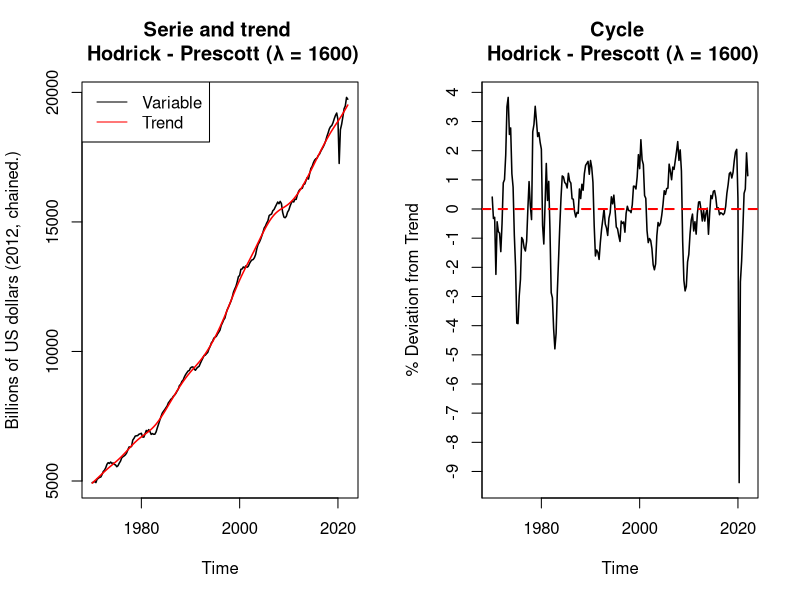

R code for this plot:
# Hodrick - Prescott decomposition for univariate time series

# Written by: Jorge Paredes on May, 2022.

# Inspired by the first problem set of intermediate macroeconomics lectured at USFQ by Carlos Uribe

# Preamble ----
invisible(lapply(c("readr","tidyverse", "lubridate", "data.table"), library, character.only=T))

home <- "C:/Users/jparedesm/iCloudDrive/Desktop/Papers/Time Series/Univariate/Hodrick Prescott/Data"
laptop <- "C:/Users/jpare/iCloudDrive/Desktop/Papers/Time Series/Univariate/Hodrick Prescott/Data"
setwd(home)
wd <- getwd()

rm(home, laptop)

# Data ----
# I used the Real Gross Domestic Product for the U.S. Billions of Chained 2012 Dollars, 
## Seasonally Adjusted Annual Rate
# Data is retrieved from FRED St. Louis: https://fred.stlouisfed.org/series/GDPC1 

gdp <- read_csv("gdp_us.csv") %>% 
  mutate(DATE=as.Date(DATE),
         GDPC1=log(GDPC1)) %>% 
  rename(date = DATE, gdp = GDPC1) %>% 
  filter(year(date) >= 1970)

# HP Filter ----
hp_filter <- function(data, lambda){
  # Set the data ----
  y <- select_if(data, is.numeric)[[1]]
  date <- select_if(data, is.Date)[[1]]
  N <- length(y); L <- lambda
  
  # Build the F matrix ----
  Row1 <- matrix(c(1,-2,1, rep(0, times = (N-3))), nrow =1)
  Row2 <- matrix(c(-2, 5, -4, 1, rep(0, times = (N-4))), nrow = 1)
  
  mid_mat <- function(dim){
    vec <- c(1,-4,6,-4,1, rep(0, times = (N-5)))
    mat <- toeplitz(vec)
    mat[lower.tri(mat)] <- 0
    mat[seq(dim - 4), ]
  }
  Mid_mat <- mid_mat(N)
  
  Row_n_2 <- matrix(c(rep(0, times = (N-4)), 1,-4, 5,-2), nrow = 1)
  Row_n_1 <- matrix(c(rep(0, times = (N-3)), 1,-2,1), nrow = 1)
  
  F_mat <- rbind(Row1, Row2, Mid_mat, Row_n_2, Row_n_1)
  
  # Create the matrix for filtering (I+LF)^-1 ----
  H <- solve(diag(1, nrow = N, ncol = N)+L*F_mat)
  
  # Export the results as a data frame ----
  tau <- H %*% y; c = y-tau
  
  results <- data.frame(date = seq(head(date,1), length.out = N, by = "quarters"),
                        serie = y,
                        trend = tau,
                        cycle = c)
  
  export <- list(data = results, H_matrix = H, lambda = L)
  
  return(export)
}

us_hp <- hp_filter(data=gdp, lambda = 1600)


# Graphs ----
par(mfrow=c(1,2))
plot(us_hp$data$date, exp(us_hp$data$serie), main = "Serie and trend \n Hodrick - Prescott (λ = 1600)",
     ylab="Billions of US dollars (2012, chained.)", 
     xlab="Time", type="l", lwd = 1.5)
lines(us_hp$data$date,exp(us_hp$data$trend), col="red", lwd = 1.5)
legend("topleft", legend = c("Variable", "Trend"), col=c("black", "red"), lty=1)

plot(us_hp$data$date, 100*us_hp$data$cycle, main ="Cycle \n Hodrick - Prescott (λ = 1600)",
     ylab="% Deviation from Trend", xlab = "Time", type="l", lwd = 1.5, yaxp = c(-10, 5, 15))
abline(h=0, col="red", lty=2, lwd = 2)
par(mfrow=c(1,1))


# EOF